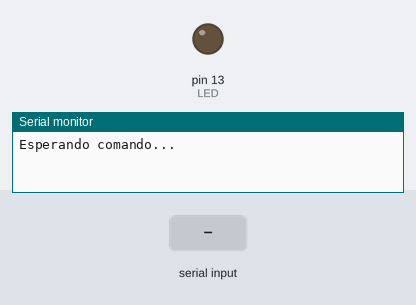
A sketch run on a simulated Arduino Uno, built with avr-gcc and run on an emulated ATmega328P. Shown: output pins drawn as LEDs (lit = HIGH), the last lines printed to the serial monitor. Inputs (shaded band) come from the test bench.

Above: at 1.2 s.
1.3 s: "1" received over the second serial link
At 1.8 s:
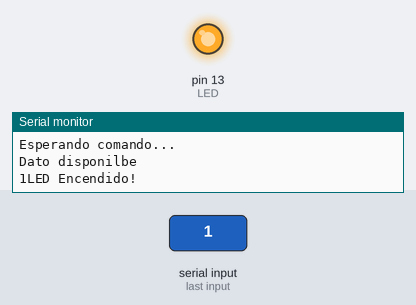
2.8 s: "0" received over the second serial link
At 4.1 s:
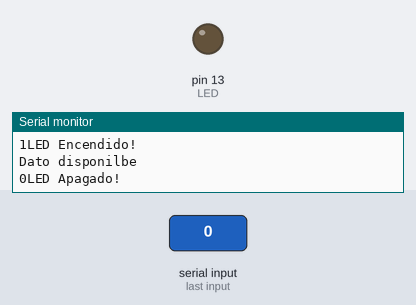
Timing chart, 0 to 5.8 s (numbered marks = the images above; inputs shaded):
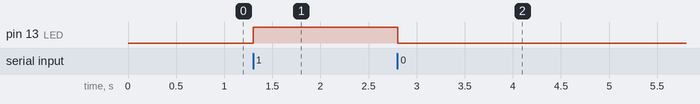

The sketch:

Bluetoot_basico.ino
```cpp
#include <LiquidCrystal.h>

#include <SoftwareSerial.h> //Para trabajar con modulo Bluetooth


SoftwareSerial BT1(10, 11); // RX, TX
int LED = 13; // El LED on-board
int Data; // Dato recibido

void setup() {
  Serial.begin(9600);
  BT1.begin(9600);
  Serial.println("Esperando comando...");
  pinMode(LED,OUTPUT);
  digitalWrite(LED, LOW);

}

void loop() {
  if (BT1.available()){ //Esperando dato recibido
    Data=BT1.read();
    Serial.println("Dato disponilbe");
    Serial.write(Data);
    if(Data=='1'){
      digitalWrite(LED,HIGH);
      Serial.println("LED Encendido!");
    }
    else if(Data=='0'){
       digitalWrite(LED,LOW);
       Serial.println("LED Apagado!");
    }
  }
  delay(100);
}
```

Measured:
- after the input at 1.3 s, pin 13 (LED): LOW → HIGH at once
- after the input at 2.8 s, pin 13 (LED): HIGH → LOW at once
